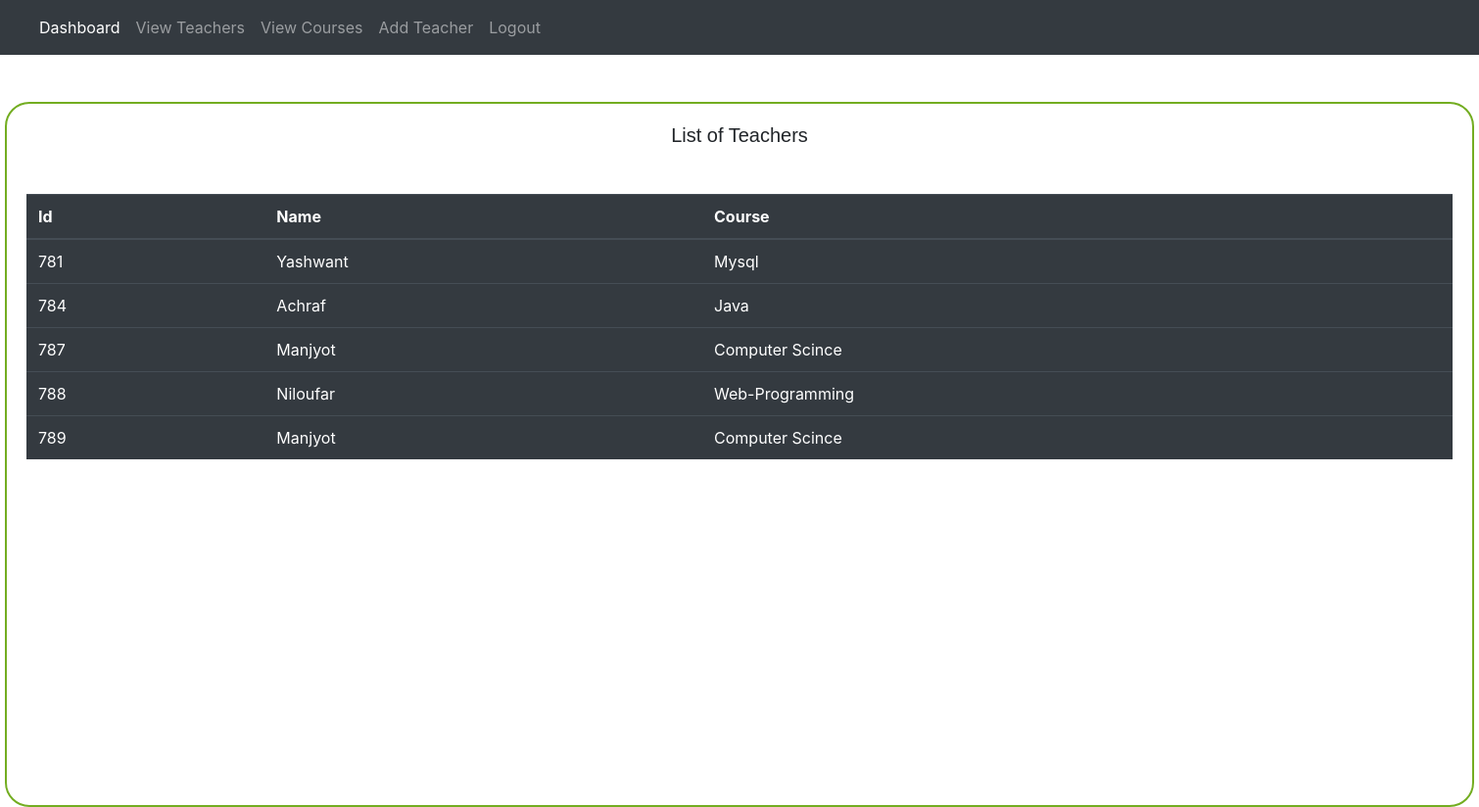
Page /teacher.php on the committed database.
### tables this page shows
CREATE TABLE `teachers` (
  `ID` int(10) NOT NULL,
  `NAME` text NOT NULL,
  `COURSE` text NOT NULL
);

### teacher.php (the view, shortened to what this page needs)
<html>
<head>
<link rel="stylesheet" href="https://stackpath.bootstrapcdn.com/bootstrap/4.5.2/css/bootstrap.min.css">
<link href="https://unpkg.com/tailwindcss@^1.0/dist/tailwind.min.css" rel="stylesheet">
</head>
<body>
<nav class="navbar navbar-expand-lg navbar-dark bg-dark">
  <div class="collapse navbar-collapse" id="navbarNav">
    <ul class="navbar-nav">
      <li class="nav-item active">
        <a class="nav-link" href="admin-dashboard.php">Dashboard <span class="sr-only">(current)</span></a>
      </li>
      <li class="nav-item">
        <a class="nav-link" href="teacher.php">View Teachers</a>
      </li>
      <li class="nav-item">
        <a class="nav-link" href="courses.php">View Courses</a>
      </li>
      <li class="nav-item">
        <a class="nav-link" href="addteacher.php">Add Teacher</a>
      </li>
      <li class="nav-item">
        <a class="nav-link" href="index.php">Logout</a>
      </li>
    </ul>
  </div>
</nav>
<br><br>
<div class="dashview">
<h1>List of Teachers</h1>
<br>
<br>
<table class="table table-dark">
  <thead>
    <tr>
      <th scope="col">Id</th>
      <th scope="col">Name</th>
      <th scope="col">Course</th>
   </tr>
  </thead>
  <tbody>
   <?php
  $conn=mysqli_connect("localhost","root","","assign-9");
   $sql="SELECT ID,NAME,COURSE from teachers";
   $result=$conn->query ($sql);
   if($result ->num_rows>0){
while ($row=$result->fetch_assoc()){
  echo "<tr><td>".$row["ID"]."</td><td>".$row["NAME"]."</td><td>".$row["COURSE"]."</td></tr>";
}}
else {
  echo "0 result";
}
   ?>
  </tbody>
</table>
  </div>
</body>
</html>

### teacher.php (style rules this page uses)
.dashview { border-radius:25px; padding:20px; width:1500px; height:720px; border: 2px solid #73AD21; margin:auto; }
.dashview h1 { text-align:center; font-family:arial; font-size:20px; }

### rows in the picture
teachers: ID "781", NAME "Yashwant", COURSE "Mysql"
teachers: ID "784", NAME "Achraf", COURSE "Java"
teachers: ID "787", NAME "Manjyot", COURSE "Computer Scince"
teachers: ID "788", NAME "Niloufar", COURSE "Web-Programming"
teachers: ID "789", NAME "Manjyot", COURSE "Computer Scince"
